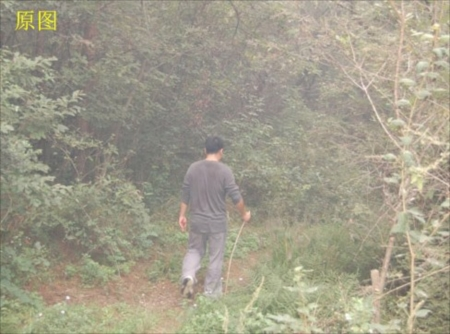
#> input picture pot/1.jpg, 450 x 334 px; its folder holds only this picture in this run
$ python lfp.py
#> lines starting #> are read from the running program, lines starting #| are printed output that depends on the picture; after the words box and inside, x2 and y2 are one past the last pixel; in counts of white or black regions, pixels touching at a corner belong together
#> further down, src is the input picture: shape (334, 450, 3); mean B, G, R 138.6, 156.2, 160.7
import cv2
import numpy as np
import matplotlib.pyplot as plt
import math
from tqdm import tqdm


def calculate_EF(img,rad=2):
#> called with rad = 7
    s = rad**2
    kernel = np.ones((rad,rad), dtype=np.uint8)
    _min = cv2.erode(img, kernel, iterations=1)
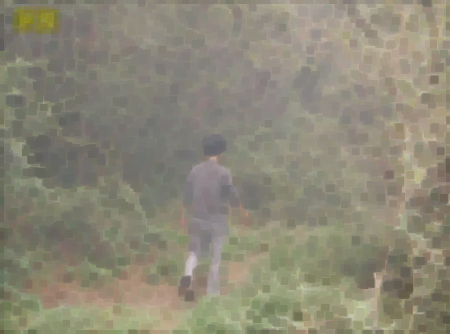
#> _min: shape (334, 450, 3) float64; mean R, G, B 0.552, 0.535, 0.469
    _max = cv2.dilate(img, kernel, iterations=1)
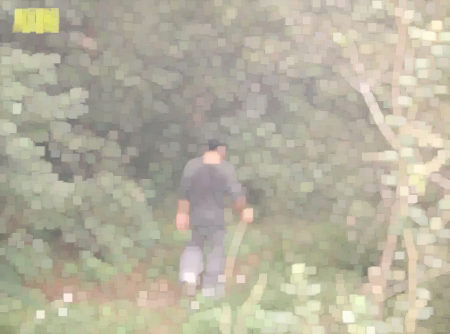
#> _max: shape (334, 450, 3) float64; mean R, G, B 0.717, 0.699, 0.626
    sigma = cv2.filter2D(img,-1,kernel/(rad**2))
    theta_F = _min/_max
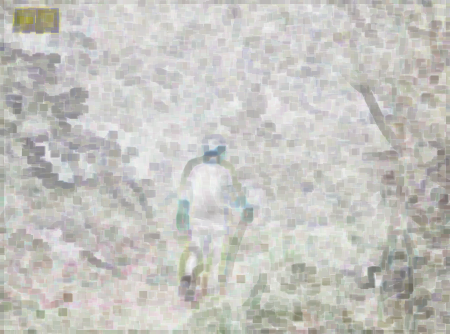
#> theta_F: shape (334, 450, 3) float64; mean R, G, B 0.775, 0.772, 0.755
    A =  np.max(sigma,axis=-1)
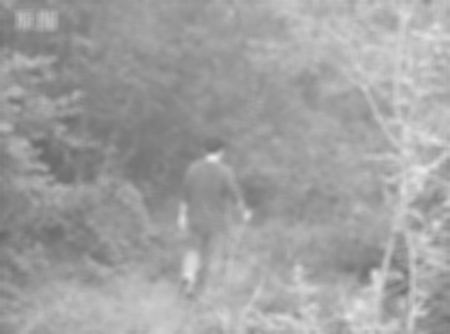
#> A: shape (334, 450) float64; min 0.414, max 0.916, mean 0.634
    return sigma/s , theta_F , A


def calculate_ET(im, sz ,k=1):
    #k是一个参数，主要由F_0 * e^{-x}构成
    sigma,dF,A = calculate_EF(im,sz)
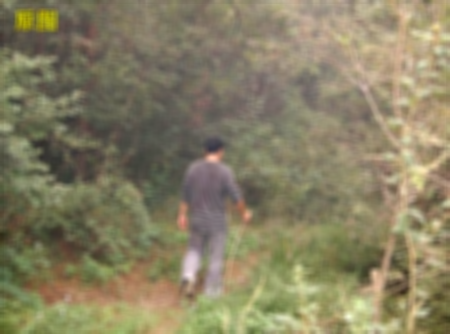
#> sigma: shape (334, 450, 3) float64; mean R, G, B 0.0129, 0.0125, 0.0111; drawn with min black and max white
    t = np.sqrt(2*sigma**(k*dF))
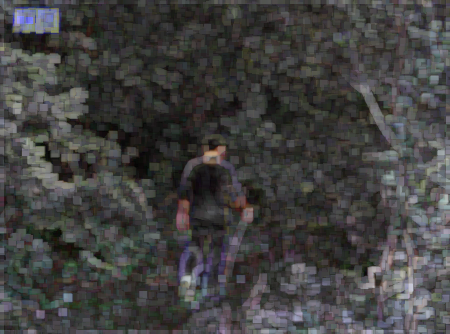
#> t: shape (334, 450, 3) float64; mean R, G, B 0.61, 0.609, 0.607; drawn with min black and max white
    return t,A,sigma,dF


def Recover(im, t,A,EF,dF):
    res = np.empty(im.shape, im.dtype)
    for ind in range(0, 3):
        res[:, :, ind] = 1*(im[:, :, ind] + A*(t[:, :, ind]-1)) / t[:, :, ind]
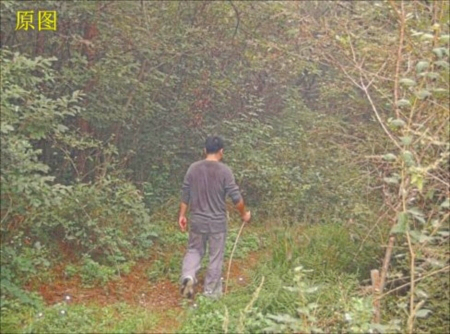
#> res: shape (334, 450, 3) float64; mean R, G, B 0.628, 0.599, 0.487; drawn with min black and max white
        # res[:, :, ind] += 0.5*(im[:, :, ind] + dF[:, :, ind]*(t[:, :, ind]-1)) / t[:, :, ind]
    return res


if __name__ == '__main__':
    window = 7
    # num = 10# 图片编号
    k = 0.5

    import os
    import time
    start = time.time()
    root_dir = 'pot'
    save_dir = 'pot'
    for img in tqdm(os.listdir(root_dir)):
        path = '{}/{}'.format(root_dir,img)
        src = cv2.imread(path)
        src = cv2.cvtColor(src, cv2.COLOR_BGR2RGB)
        I = src.copy()/255
        t,A,EF,dF = calculate_ET(I,window,k)
        J = Recover(I,t,A,EF,dF)
        J[J<0] = 0
        J[J>1] = 1
#> J: shape (334, 450, 3) float64; 0.09% of pixels changed, all inside (x1, y1, x2, y2) = (40, 4, 439, 332)
        # plt.axis('off')
        plt.imshow(J)
        # plt.imsave('{}/dehaze{}'.format(save_dir,img),J)#*np.reshape(A,A.shape+(1,))
